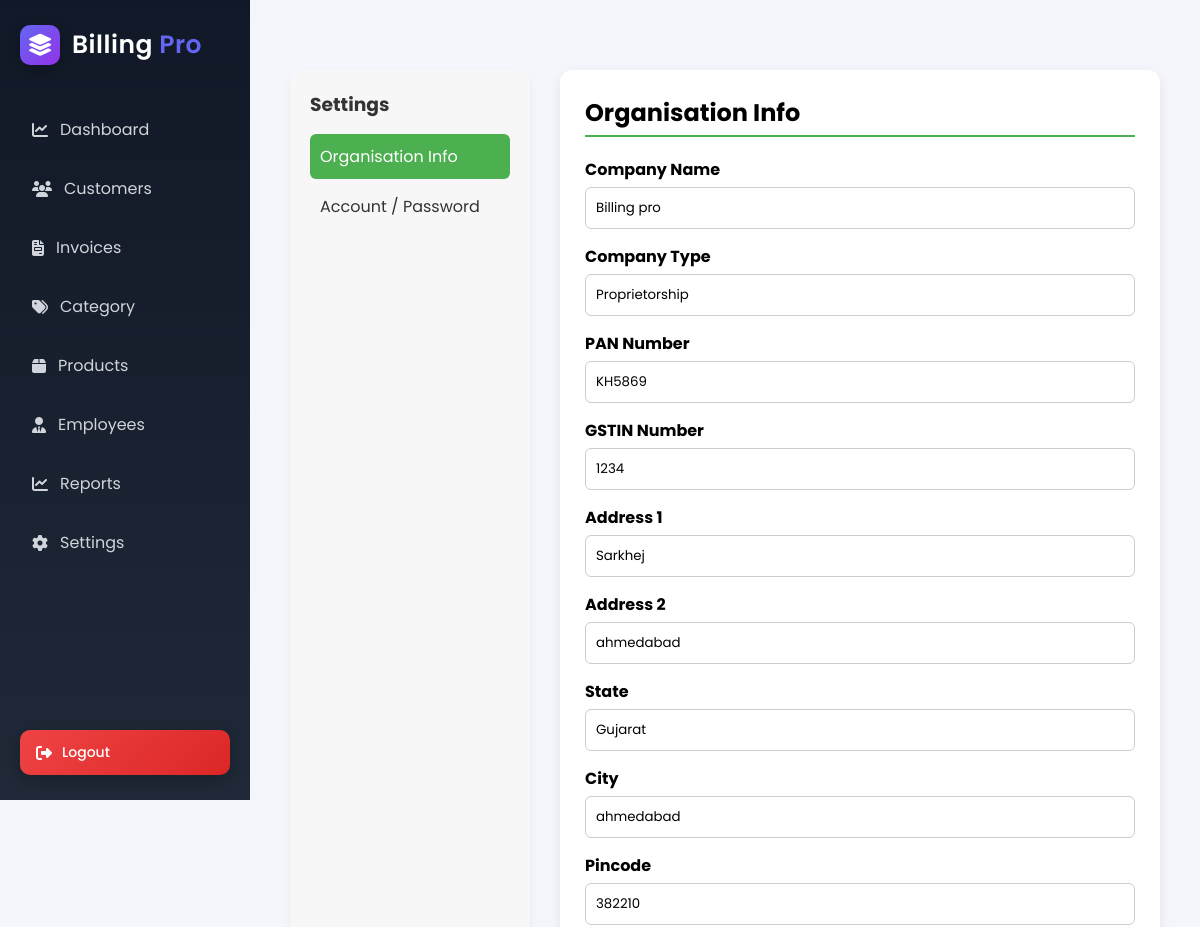
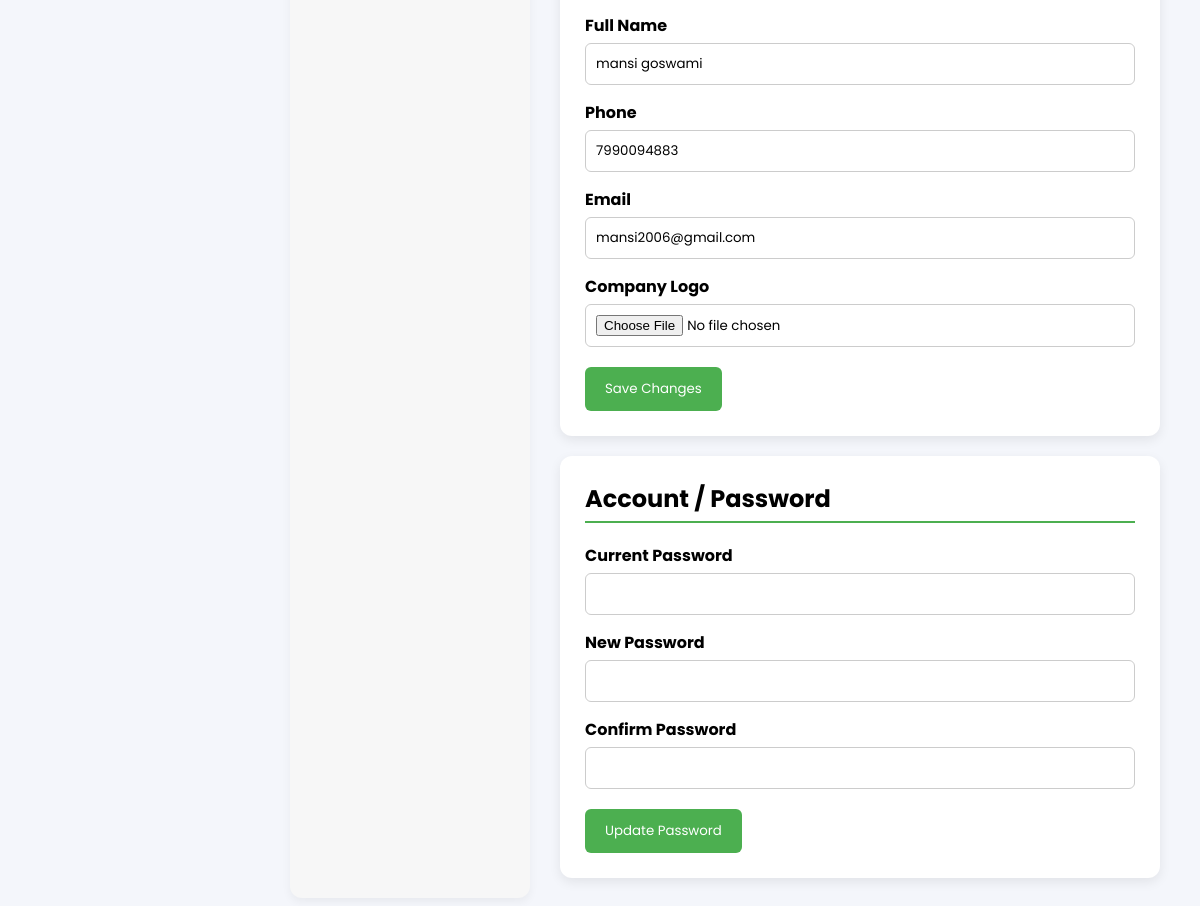
/settings/, run on the app's committed database (2 pictures, top to bottom).
### organisation/models.py (models this page shows, shortened)
class OrganisationDetails(models.Model):
    company_name = models.CharField(max_length=50)
    company_type = models.CharField(max_length=50)
    pan_number = models.CharField(max_length=10)
    gstin_number = models.CharField(max_length=15)
    address_1 = models.CharField(max_length=90)
    address_2 = models.CharField(max_length=90)
    state = models.CharField(max_length=60)
    city = models.CharField(max_length=60)
    pincode = models.CharField(max_length=6)
    full_name = models.CharField(max_length=50)
    phone = models.CharField(max_length=10)
    email  = models.EmailField()
    user_id = models.CharField(max_length=40)
    password_1 = models.CharField(max_length=225)
    password_2 = models.CharField(max_length=225)
    logo = models.ImageField(upload_to='company_logo/', blank=True, null=True)

### organisation/views.py (the view, shortened to what this page needs)
# urls.py: path('settings/', views.settings_view, name='settings'),
def settings_view(request):
    org = OrganisationDetails.objects.first()
    return render(request, 'settings.html', {'org': org})

### organisation/templates/settings.html (shortened to what this page needs)
{% extends 'base.html' %}
{% load static %}
{% block content %}
<div class="settings-wrapper">
    <div class="settings-sidebar">
        <h3>Settings</h3>
        <a href="#organisation" class="active">Organisation Info</a>
        <a href="#account">Account / Password</a>
    </div>
    <div class="settings-content">
        <div class="card" id="organisation">
            <h2>Organisation Info</h2>
            <form method="POST" enctype="multipart/form-data">
                <label>Company Name</label>
                <input type="text" name="company_name" value="{{ org.company_name }}">
                <label>Company Type</label>
                <input type="text" name="company_type" value="{{ org.company_type }}">
                <label>PAN Number</label>
                <input type="text" name="pan_number" value="{{ org.pan_number }}">
                <label>GSTIN Number</label>
                <input type="text" name="gstin_number" value="{{ org.gstin_number }}">
                <label>Address 1</label>
                <input type="text" name="address_1" value="{{ org.address_1 }}">
                <label>Address 2</label>
                <input type="text" name="address_2" value="{{ org.address_2 }}">
                <label>State</label>
                <input type="text" name="state" value="{{ org.state }}">
                <label>City</label>
                <input type="text" name="city" value="{{ org.city }}">
                <label>Pincode</label>
                <input type="text" name="pincode" value="{{ org.pincode }}">
                <label>Full Name</label>
                <input type="text" name="full_name" value="{{ org.full_name }}">
                <label>Phone</label>
                <input type="text" name="phone" value="{{ org.phone }}">
                <label>Email</label>
                <input type="email" name="email" value="{{ org.email }}">
                <label>Company Logo</label>
                <input type="file" name="logo">
                <button type="submit">Save Changes</button>
            </form>
        </div>
        <div class="card" id="account">
            <h2>Account / Password</h2>
            <form method="POST">
                <label>Current Password</label>
                <input type="password" name="current_password">
                <label>New Password</label>
                <input type="password" name="new_password">
                <label>Confirm Password</label>
                <input type="password" name="confirm_password">
                <button type="submit">Update Password</button>
            </form>
        </div>
    </div>
</div>
{% endblock %}

### organisation/static/css/dashboard.css (style rules this page uses)
* { margin:0; padding:0; box-sizing:border-box; font-family:'Poppins',sans-serif; }
body { background:#f4f6fb; }
.card { background:white; padding:20px; border-radius:12px; box-shadow:0 5px 20px rgba(0,0,0,0.08); }

### organisation/templates/settings.html (style rules this page uses)
.settings-wrapper { display: flex; max-width: 1000px; margin: 30px auto; font-family: Arial, sans-serif; gap: 30px; flex-wrap: wrap; }
.settings-sidebar { flex: 1; min-width: 200px; background-color: #f7f7f7; padding: 20px; border-radius: 12px; box-shadow: 0 4px 10px rgba(0,0,0,0.05); }
.settings-sidebar h3 { margin-bottom: 15px; color: #333; }
.settings-sidebar a { display: block; padding: 10px; color: #333; text-decoration: none; border-radius: 6px; margin-bottom: 5px; }
.settings-sidebar a.active, .settings-sidebar a:hover { background-color: #4CAF50; color: #fff; }
.settings-content { flex: 3; min-width: 300px; }
.card { background-color: #fff; padding: 25px; margin-bottom: 20px; border-radius: 12px; box-shadow: 0 4px 12px rgba(0,0,0,0.08); }
.card h2 { margin-bottom: 20px; border-bottom: 2px solid #4CAF50; padding-bottom: 5px; }
.card form label { display: block; margin-top: 15px; font-weight: bold; }
.card form input { width: 100%; padding: 10px; margin-top: 5px; border-radius: 6px; border: 1px solid #ccc; box-sizing: border-box; }
.card form button { margin-top: 20px; padding: 12px 20px; background-color: #4CAF50; color: #fff; border: none; border-radius: 6px; cursor: pointer; }

### data on the page
OrganisationDetails: company_name "Billing pro", company_type "Proprietorship", pan_number "KH5869", gstin_number "1234", address_1 "Sarkhej", address_2 "ahmedabad", state "Gujarat", city "ahmedabad", pincode "382210", full_name "mansi goswami", phone "7990094883", email "mansi2006@gmail.com"
